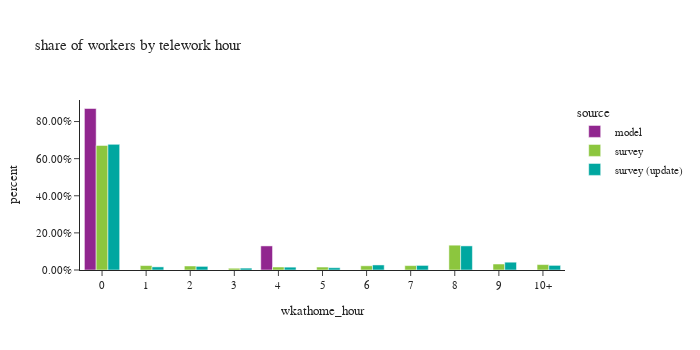

The cell this chart's notebook holds for it:
### Markdown cell above
### worker counts by telework hours

### Code cell
# population in each telework hour
df_hour_count = workers.groupby(['source','wkathome_int', 'wkathome_hour'])['pdexpfac'].sum().reset_index()
df_hour_count['percent'] = df_hour_count.groupby(['source'], group_keys=False)['pdexpfac']. \
    apply(lambda x:  x / float(x.sum()))

fig = px.bar(df_hour_count.sort_values(by=['source','wkathome_int']), x="wkathome_hour", y="percent", color="source",
             barmode="group",
             title= "share of workers by telework hour")
fig.update_layout(height=350, width=700, font=dict(size=11),
                  xaxis = dict(dtick = 1),
                  yaxis_tickformat = '.2%')
fig.update_xaxes(categoryorder='array', categoryarray= ['0','1', '2', '3', '4', '5', '6', '7', '8', '9', '10+'])
fig.show()

### Figure 1 — Plotly figure (JSON) as saved in the notebook; plotly's stock layout.template omitted (floating-point values rounded to 4 significant figures)
{"data": [{"alignmentgroup": "True", "hovertemplate": "source=model<br>wkathome_hour=%{x}<br>percent=%{y}<extra></extra>", "legendgroup": "model", "marker": {"color": "#91268F", "pattern": {"shape": ""}}, "name": "model", "offsetgroup": "model", "orientation": "v", "showlegend": true, "textposition": "auto", "type": "bar", "x": ["0", "4"], "xaxis": "x", "y": [0.8702, 0.1298], "yaxis": "y"}, {"alignmentgroup": "True", "hovertemplate": "source=survey<br>wkathome_hour=%{x}<br>percent=%{y}<extra></extra>", "legendgroup": "survey", "marker": {"color": "#8CC63E", "pattern": {"shape": ""}}, "name": "survey", "offsetgroup": "survey", "orientation": "v", "showlegend": true, "textposition": "auto", "type": "bar", "x": ["0", "1", "2", "3", "4", "5", "6", "7", "8", "9", "10+"], "xaxis": "x", "y": [0.6714, 0.02392, 0.02169, 0.009497, 0.01604, 0.01594, 0.02268, 0.02368, 0.1337, 0.03223, 0.02923], "yaxis": "y"}, {"alignmentgroup": "True", "hovertemplate": "source=survey (update)<br>wkathome_hour=%{x}<br>percent=%{y}<extra></extra>", "legendgroup": "survey (update)", "marker": {"color": "#00A7A0", "pattern": {"shape": ""}}, "name": "survey (update)", "offsetgroup": "survey (update)", "orientation": "v", "showlegend": true, "textposition": "auto", "type": "bar", "x": ["0", "1", "2", "3", "4", "5", "6", "7", "8", "9", "10+"], "xaxis": "x", "y": [0.677, 0.01682, 0.01951, 0.01015, 0.01533, 0.0123, 0.02723, 0.02472, 0.1299, 0.04209, 0.02497], "yaxis": "y"}], "layout": {"barmode": "group", "font": {"size": 11}, "height": 350, "legend": {"title": {"text": "source"}, "tracegroupgap": 0}, "title": {"text": "share of workers by telework hour"}, "width": 700, "xaxis": {"anchor": "y", "categoryarray": ["0", "1", "2", "3", "4", "5", "6", "7", "8", "9", "10+"], "categoryorder": "array", "domain": [0.0, 1.0], "dtick": 1, "title": {"text": "wkathome_hour"}}, "yaxis": {"anchor": "x", "domain": [0.0, 1.0], "tickformat": ".2%", "title": {"text": "percent"}}}}
